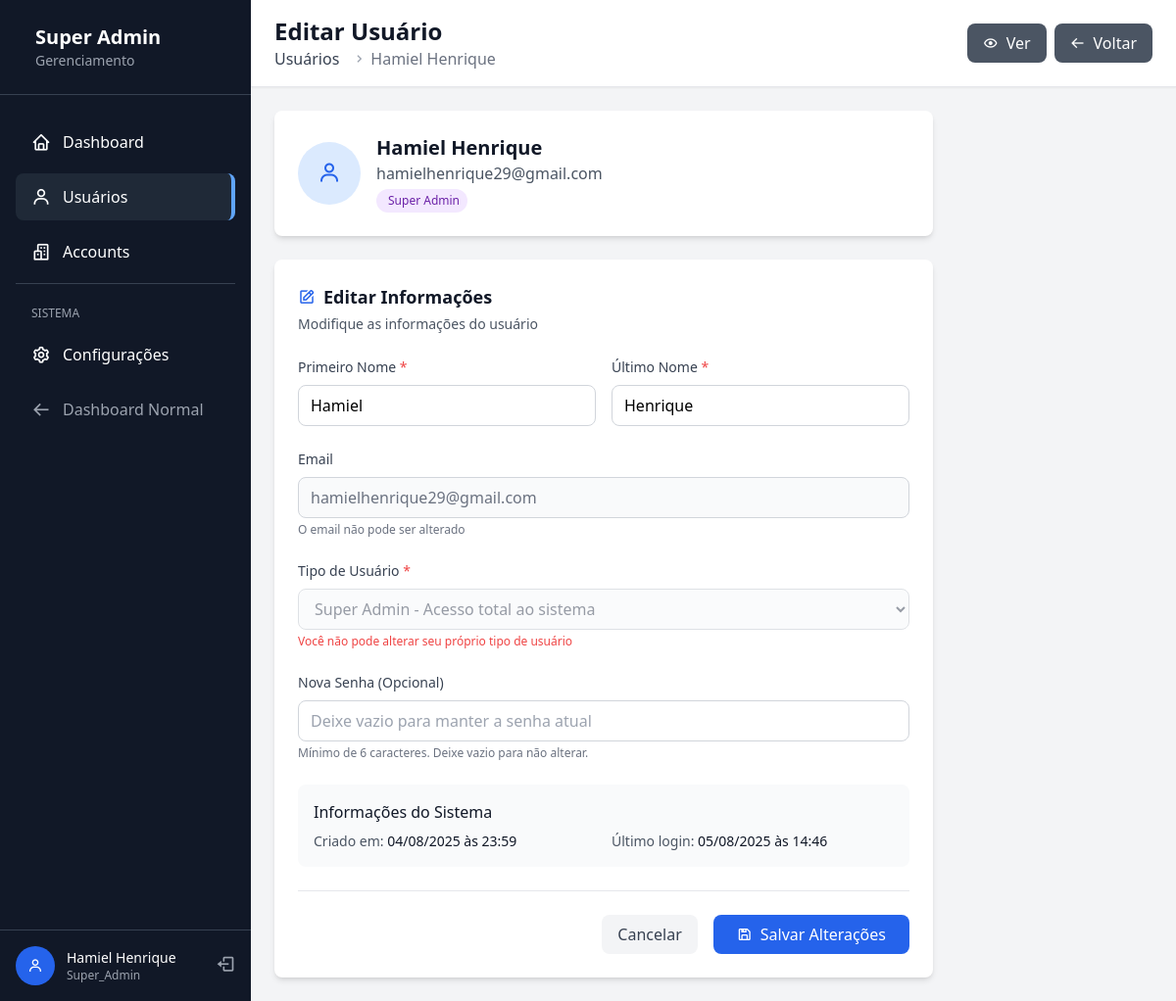
Page /super-admin/users/1/edit (signed in) on the earlier database version.
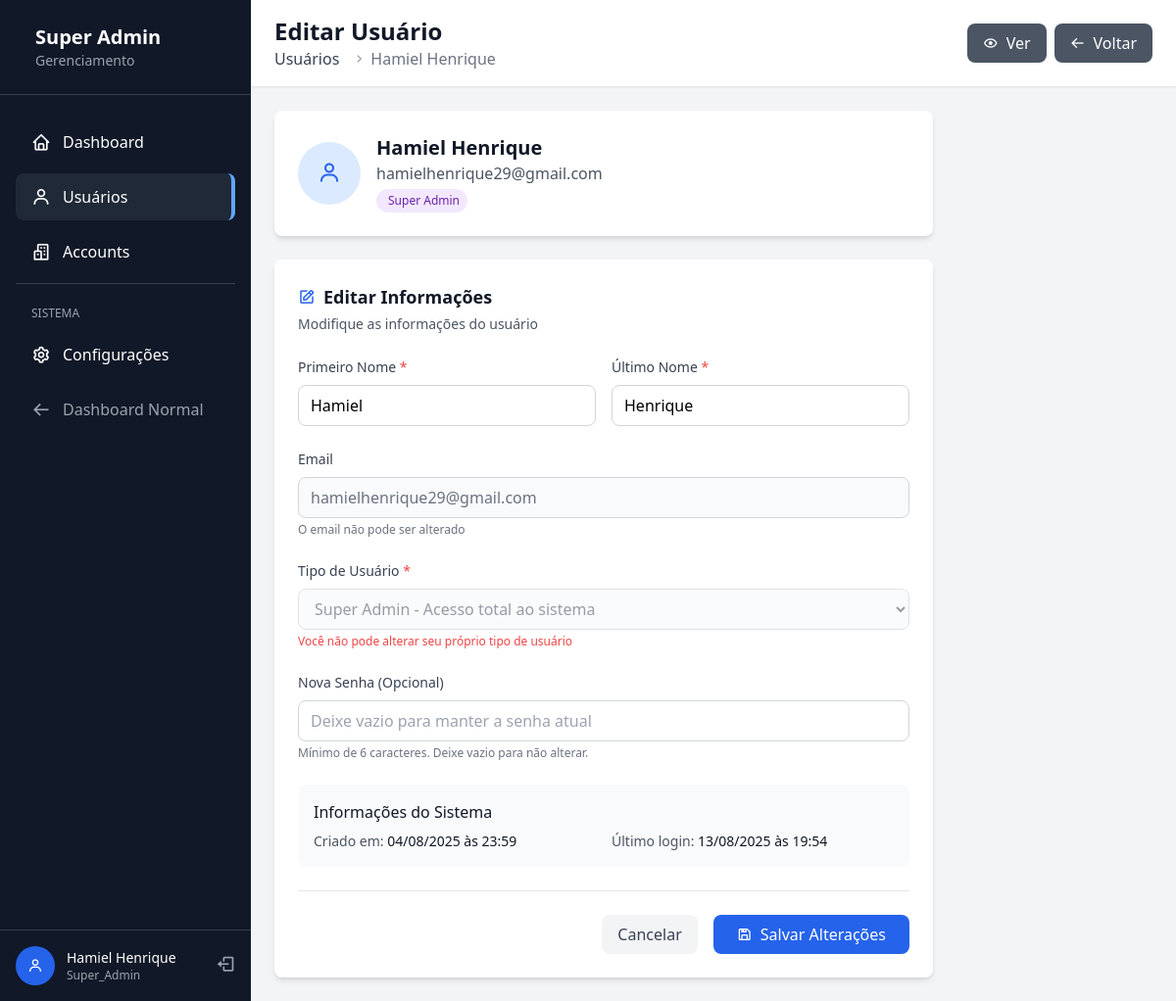
Same page on the later database version.
### app/models/user.py (models this page shows, shortened)
class User(UserMixin, db.Model):
    __tablename__ = 'users'
    id = db.Column(db.Integer, primary_key=True)
    email = db.Column(db.String(120), unique=True, nullable=False, index=True)
    password_hash = db.Column(db.String(128), nullable=False)
    first_name = db.Column(db.String(50), nullable=False)
    last_name = db.Column(db.String(50), nullable=False)
    theme_preference = db.Column(db.String(10), default='light')
    role = db.Column(db.Enum(UserRole), nullable=False, default=UserRole.USER)
    created_at = db.Column(db.DateTime, default=datetime.utcnow, nullable=False)
    updated_at = db.Column(db.DateTime, default=datetime.utcnow, onupdate=datetime.utcnow)
    last_login = db.Column(db.DateTime)
    accounts = db.relationship('Account',
                              secondary=user_accounts,
                              backref=db.backref('members', lazy='dynamic'),
                              lazy='dynamic')
    def is_super_admin(self):
        return self.role == UserRole.SUPER_ADMIN
    def get_full_name(self):
        return f"{self.first_name} {self.last_name}".strip()

### app/frontend/routes/super_admin/users.py (the view, shortened to what this page needs)
@users_bp.route('/<int:user_id>/edit', methods=['GET', 'POST'])
@super_admin_required
def edit(user_id):
    user = User.query.get_or_404(user_id)
    return render_template('super_admin/users/edit.html', user=user)

### app/frontend/routes/super_admin/__init__.py (called while the page is built)
def super_admin_required(f):
    @wraps(f)
    @login_required
    def decorated_function(*args, **kwargs):
        if not current_user.is_authenticated:
            flash('Você precisa estar logado!', 'error')
            return redirect(url_for('auth.login'))
        if not current_user.is_super_admin():
            flash('Acesso negado! Área restrita para Super Admin.', 'error')
            return redirect(url_for('main.dashboard'))
        return f(*args, **kwargs)
    return decorated_function

### app/frontend/templates/super_admin/users/edit.html (shortened to what the changed rows need)
{% extends "super_admin/base.html" %}
{% block page_title %}Editar Usuário{% endblock %}
{% block breadcrumb %}
<nav class="flex" aria-label="Breadcrumb">
    <ol class="inline-flex items-center space-x-1 md:space-x-3">
        <li>
            <div class="flex items-center">
                <i class='bx bx-chevron-right text-gray-400'></i>
                <span class="ml-1 text-gray-500">{{ user.get_full_name() }}</span>
            </div>
        </li>
    </ol>
</nav>
{% endblock %}
{% block content %}
<div class="max-w-2xl">
    <div class="bg-white rounded-lg shadow-md p-6 mb-6">
        <div class="flex items-center">
            <div>
                <h3 class="text-xl font-semibold text-gray-900">{{ user.get_full_name() }}</h3>
                <p class="text-gray-600">{{ user.email }}</p>
                <div class="flex items-center mt-1">
                    {% if user.role.value == 'super_admin' %}
                        <span class="px-2 py-1 bg-purple-100 text-purple-800 text-xs rounded-full">
                        </span>
                    {% elif user.role.value == 'administrador' %}
                        <span class="px-2 py-1 bg-orange-100 text-orange-800 text-xs rounded-full">
                            <i class='bx bx-crown mr-1'></i>Administrador
                        </span>
                    {% else %}
                        <span class="px-2 py-1 bg-gray-100 text-gray-800 text-xs rounded-full">
                            <i class='bx bx-user mr-1'></i>Usuário
                        </span>
                    {% endif %}
                </div>
            </div>
        </div>
    </div>
    <div class="bg-white rounded-lg shadow-md p-6">
        <form method="POST" class="space-y-6">
            <div class="grid grid-cols-1 md:grid-cols-2 gap-4">
                <div>
                    <label class="block text-sm font-medium text-gray-700 mb-2">
                        Primeiro Nome <span class="text-red-500">*</span>
                    </label>
                    <input type="text"
                           name="first_name"
                           value="{{ user.first_name }}"
                           required
                           class="w-full px-3 py-2 border border-gray-300 rounded-lg focus:outline-none focus:ring-2 focus:ring-blue-500 focus:border-transparent">
                </div>
                <div>
                    <label class="block text-sm font-medium text-gray-700 mb-2">
                        Último Nome <span class="text-red-500">*</span>
                    </label>
                    <input type="text"
                           name="last_name"
                           value="{{ user.last_name }}"
                           required
                           class="w-full px-3 py-2 border border-gray-300 rounded-lg focus:outline-none focus:ring-2 focus:ring-blue-500 focus:border-transparent">
                </div>
            </div>
            <div>
                <label class="block text-sm font-medium text-gray-700 mb-2">
                    Email
                </label>
                <input type="email"
                       value="{{ user.email }}"
                       readonly
                       class="w-full px-3 py-2 border border-gray-300 rounded-lg bg-gray-50 text-gray-500 cursor-not-allowed">
                <p class="text-xs text-gray-500 mt-1">O email não pode ser alterado</p>
            </div>
            <div>
                <label class="block text-sm font-medium text-gray-700 mb-2">
                    Tipo de Usuário <span class="text-red-500">*</span>
                </label>
                <select name="role"
                        required
                        {% if user.id == current_user.id %}disabled{% endif %}
                        class="w-full px-3 py-2 border border-gray-300 rounded-lg focus:outline-none focus:ring-2 focus:ring-blue-500 focus:border-transparent
                        {% if user.id == current_user.id %}bg-gray-50 text-gray-500 cursor-not-allowed{% endif %}">
                    <option value="super_admin" {% if user.role.value == 'super_admin' %}selected{% endif %}>
                        Super Admin - Acesso total ao sistema
                    </option>
                </select>
                {% if user.id == current_user.id %}
                    <p class="text-xs text-red-500 mt-1">Você não pode alterar seu próprio tipo de usuário</p>
                {% endif %}
            </div>
            <div class="bg-gray-50 rounded-lg p-4">
                <div class="grid grid-cols-2 gap-4 text-sm">
                    <div>
                        <span class="text-gray-600">Criado em:</span>
                        <span class="text-gray-900">
                            {% if user.created_at %}
                                {{ user.created_at.strftime('%d/%m/%Y às %H:%M') }}
                            {% else %}
                                —
                            {% endif %}
                        </span>
                    </div>
                    <div>
                        <span class="text-gray-600">Último login:</span>
                        <span class="text-gray-900">
                            {% if user.last_login %}
                                {{ user.last_login.strftime('%d/%m/%Y às %H:%M') }}
                            {% else %}
                                Nunca
                            {% endif %}
                        </span>
                    </div>
                </div>
            </div>
        </form>
    </div>
</div>
{% endblock %}

### app/frontend/templates/super_admin/base.html (shortened to what the changed rows need)
<!DOCTYPE html>
<html lang="pt-BR">
<head>
    <link href="{{ url_for('static', filename='css/style.css') }}" rel="stylesheet">
    <link href='https://unpkg.com/boxicons@2.1.4/css/boxicons.min.css' rel='stylesheet'>
</head>
<body class="bg-gray-100">
    <div class="flex h-screen">
        <div class="w-64 bg-gray-900 text-white flex flex-col">
            <div class="p-6 border-b border-gray-700">
                <div class="flex items-center">
                    <div>
                        <h1 class="text-xl font-bold">Super Admin</h1>
                    </div>
                </div>
            </div>
            <div class="p-4 border-t border-gray-700">
                <div class="flex items-center">
                    <div class="flex-1">
                        <p class="text-sm font-medium">{{ current_user.get_full_name() }}</p>
                        <p class="text-xs text-gray-400">{{ current_user.role.value.title() }}</p>
                    </div>
                </div>
            </div>
        </div>
        <div class="flex-1 flex flex-col overflow-hidden">
            <header class="bg-white shadow-sm border-b">
                <div class="flex items-center justify-between px-6 py-4">
                    <div>
                        <h2 class="text-2xl font-bold text-gray-900">
                            {% block page_title %}Super Admin{% endblock %}
                        </h2>
                        {% block breadcrumb %}{% endblock %}
                    </div>
                </div>
            </header>
            <main class="flex-1 overflow-auto p-6">
                {% block content %}{% endblock %}
            </main>
        </div>
    </div>
</body>
</html>

Differences in the rows shown:
changed User "Hamiel Henrique": last_login "05/08/2025 às 14:46" → "13/08/2025 às 19:54"
